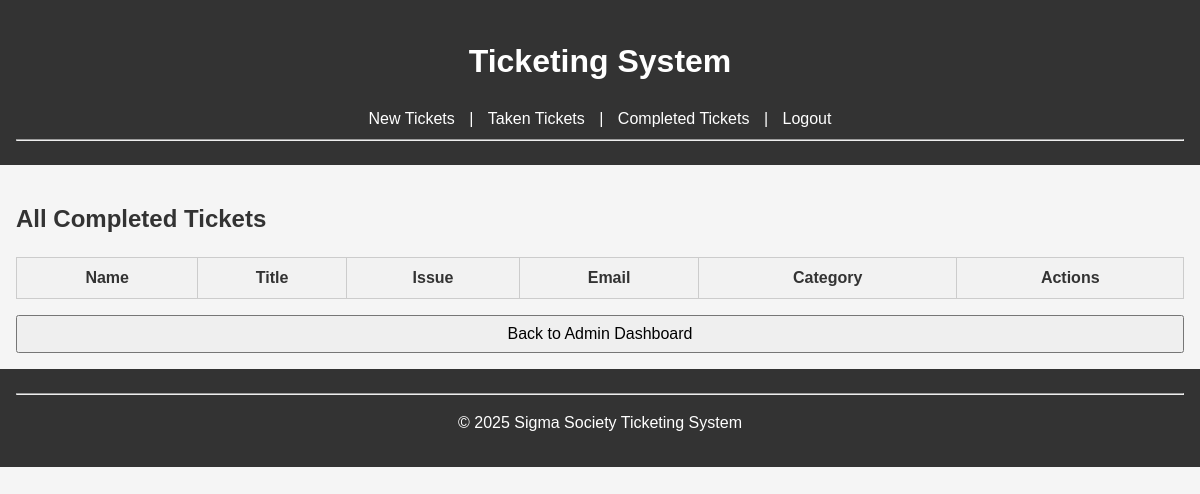
/admin/completed_tickets (signed in), run on an earlier commit of the app's database.
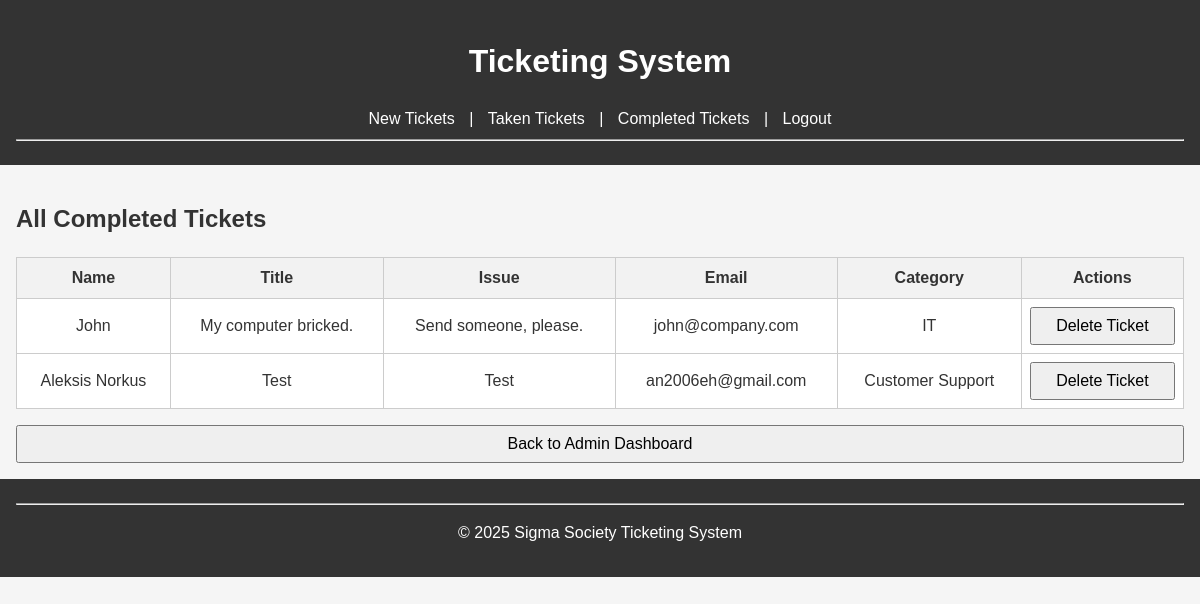
And on a later commit of the database.
### tables this page shows
CREATE TABLE CompletedTickets (
	id INTEGER,
	name TEXT NOT NULL,
	ticket_title TEXT NOT NULL,
	ticket_issue TEXT NOT NULL,
	email TEXT NOT NULL,
	category_id INTEGER,
	CONSTRAINT COMPLETEDTICKETS_PK PRIMARY KEY (id),
	CONSTRAINT FK_CompletedTickets_Categories_2 FOREIGN KEY (category_id) REFERENCES Categories(id),
	CONSTRAINT FK_CompletedTickets_TakenTickets_3 FOREIGN KEY (id) REFERENCES TakenTickets(id)
);

CREATE TABLE Categories (
    id INTEGER PRIMARY KEY AUTOINCREMENT,
    name TEXT NOT NULL
);

### app.py (the view)
@app.route('/admin/completed_tickets')
def admin_completed_tickets():
    if not session.get('admin'):
        return redirect('/admin_login')
    conn = get_db_connection()
    tickets = conn.execute(
        '''SELECT ct.*, c.name as category_name
           FROM CompletedTickets ct
           LEFT JOIN Categories c ON ct.category_id = c.id'''
    ).fetchall()
    conn.close()
    return render_template('completed_tickets.html', tickets=tickets)

### app.py (called while the page is built)
def get_db_connection():
    db = Path(__file__).parent/"tickets.db"
    conn = sqlite3.connect(db)
    conn.row_factory = sqlite3.Row
    return conn

### templates/completed_tickets.html
{% extends "base.html" %}
{% block content %}
<h2>All Completed Tickets</h2>
<table class="table table-striped">
    <thead>
        <tr>
            <th>Name</th>
            <th>Title</th>
            <th>Issue</th>
            <th>Email</th>
            <th>Category</th>
            <th>Actions</th>
        </tr>
    </thead>
    <tbody>
        {% for ticket in tickets %}
        <tr>
            <td data-label="Name">{{ ticket.name }}</td>
            <td data-label="Title">{{ ticket.ticket_title }}</td>
            <td data-label="Issue">{{ ticket.ticket_issue }}</td>
            <td data-label="Email">{{ ticket.email }}</td>
            <td data-label="Category">{{ ticket.category_name }}</td>
            <td data-label="Actions">
                <form method="POST" action="/delete_ticket/{{ ticket.id }}" style="display:inline;">
                    <button type="submit">Delete Ticket</button>
                </form>
            </td>
        </tr>
        {% endfor %}
    </tbody>
</table>
<div style="margin-top: 1em;">
    <a href="{{ url_for('admin_dashboard') }}"><button>Back to Admin Dashboard</button></a>
</div>
{% endblock %}

What changed in the data, as far as the page shows it:
added CompletedTickets: name "John", ticket_title "My computer bricked.", ticket_issue "Send someone, please.", email "john@company.com", category_name "IT"
added CompletedTickets: name "Aleksis Norkus", ticket_title "Test", ticket_issue "Test", email "an2006eh@gmail.com", category_name "Customer Support"
